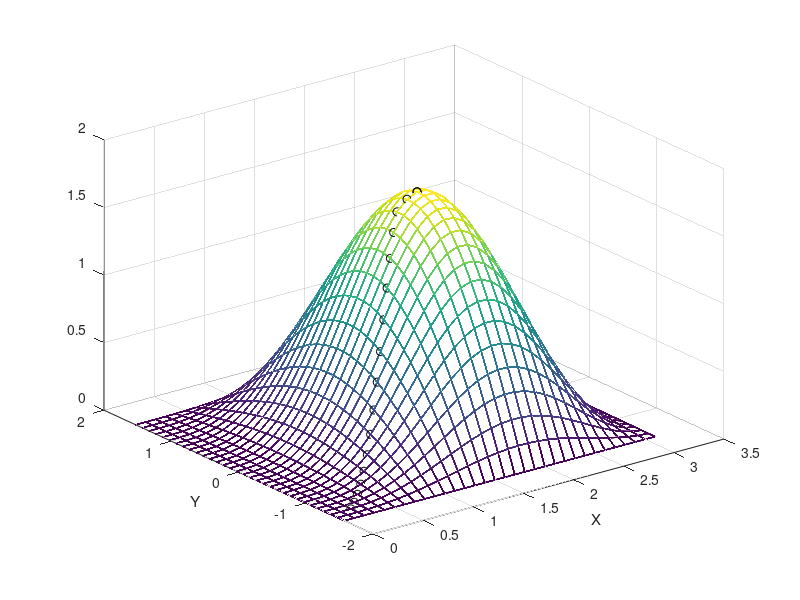

Source code (MATLAB):

%%
% ME 3001 
%% - 2D Optimization

clear all
close all
clc

fun=@(xin,yin) sin(xin)^2*cos(yin)*xin;

[xs,ys]=meshgrid(0:.1:pi,-pi/2:.1:pi/2); %range of x vals for the surface
zs=zeros(length(xs(:,1)),length(ys(1,:)));

for p=1:length(xs(:,1))
    for q=1:length(ys(1,:))
        zs(p,q)=fun(xs(p,q),ys(p,q));
    end
end
% 
figure(1)
mesh(xs,ys,zs)
% % 
%use brute force to find max
maxz=0;

% 8 neighbor steepest accent
xn=xs(2); 
yn=ys(2);
atPeak=0;

idx=2; %for now, dont start on border
jdx=2;
while ~atPeak
    
    atPeak=1;
    maxdel=0;
    for m=idx-1:idx+1
        for n=jdx-1:jdx+1
            if zs(m,n)-zs(idx,jdx)>maxdel
                maxdel=zs(m,n)-zs(idx,jdx);
                itmp=m;
                jtmp=n;
                atPeak=0;
            end
        end
    end
    idx=itmp;
    jdx=jtmp;
    mesh(xs,ys,zs)
    hold on
    plot3(xs(idx,jdx),ys(idx,jdx),zs(idx,jdx),'ko')
    pause(.1)  
end

xlabel('X')
ylabel('Y')
% 
